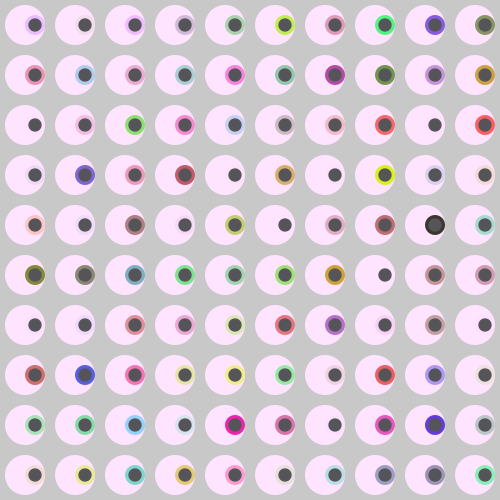
Frame 1 (no input)
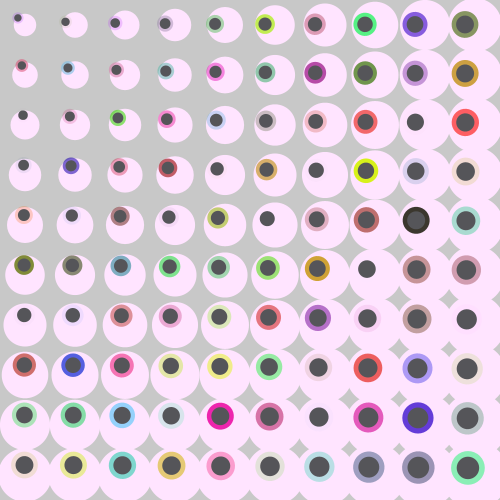
Frame 60 (the mouse pressed at the canvas centre just before this capture)
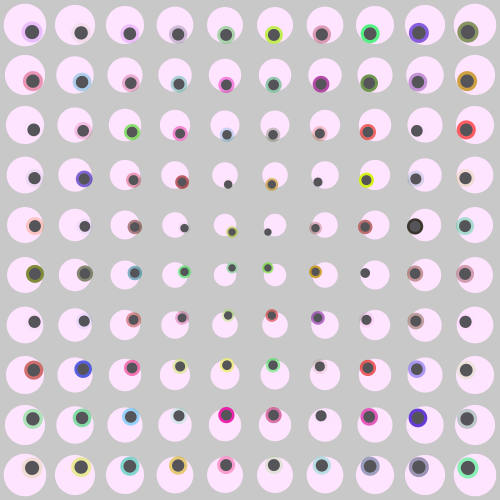
Frame 120 (the mouse held since frame 60 and released just before this capture)

The Processing sketch that drew these frames (run headless with seeded random() and noise(); from frame 60 on, the mouse is pressed at the canvas centre):

// Processing sketch: processing_21243
// ── processing_21243.pde

//inspired by this: http://www.openprocessing.org/visuals/?visualID=4938

Eye[][] eyes;
int cols = 10;
int rows = 10;
float rad = 20;
float mouseDistance = 0;
float diameterLim = 0;
float newDiameter = 0;
float maxDist;
color eyecol = color(0,0,200,100);


void setup()
{
  size(500,500);
  smooth();
  maxDist = dist(0,0, width, height);

  eyes = new Eye[cols][rows];

  for(int i=0; i<cols; i++)
  {
    for(int j=0; j<rows; j++)
    {   
    eyecol = color(random(0,255),random(0,255),random(0,255),random(0,255)); 
      
       eyes[i][j] = new Eye(25 + i*50,  25 + j*50, eyecol, rad);
    }
  }
}

void draw()
{
  background(200);
  diameterLim = 20;
  //iterate through the array. render and update the eye objects. 
  for(int i=0; i<cols; i++)
  {
    for(int j=0; j<rows; j++)
    {
      eyes[i][j].render(); 
      eyes[i][j].follow();
      eyes[i][j].changeSize();    
    }
  }
}



class Eye
{
  float x;
  float y;
  color eyecolor;
  float angle;
  float radius;
  float diameter;

  Eye (float xpos, float ypos, color init_color, float radius)
  {
    x = xpos;
    y = ypos;
    eyecolor = init_color;
    angle = 0.0;
    diameter = radius*2;
  }


  void render()
  { 
 
    //draw eyeball 
    pushMatrix(); 

    //draw white 
    noStroke(); 
    fill(255, 228, 255); 
    translate(x,y);
    ellipse(0, 0, diameter, diameter); 

    //draw iris 
    rotate(angle); 
    //translate(4,0); 
    fill(eyecolor); 
    ellipse(10, 0, diameter/2, diameter/2); 
   
    //draw pupil 
    fill(85,85,89); 
    ellipse(10, 0, diameter/3, diameter/3); 

    popMatrix();
  }

  void follow()
  {
    angle = atan2(mouseY-y, mouseX-x);
  }
  void changeSize()
  {
    mouseDistance = dist(mouseX,mouseY,this.x,this.y);
    newDiameter = diameterLim + (mouseDistance/maxDist) * 50;
    diameter = newDiameter;
    

  } 
}
